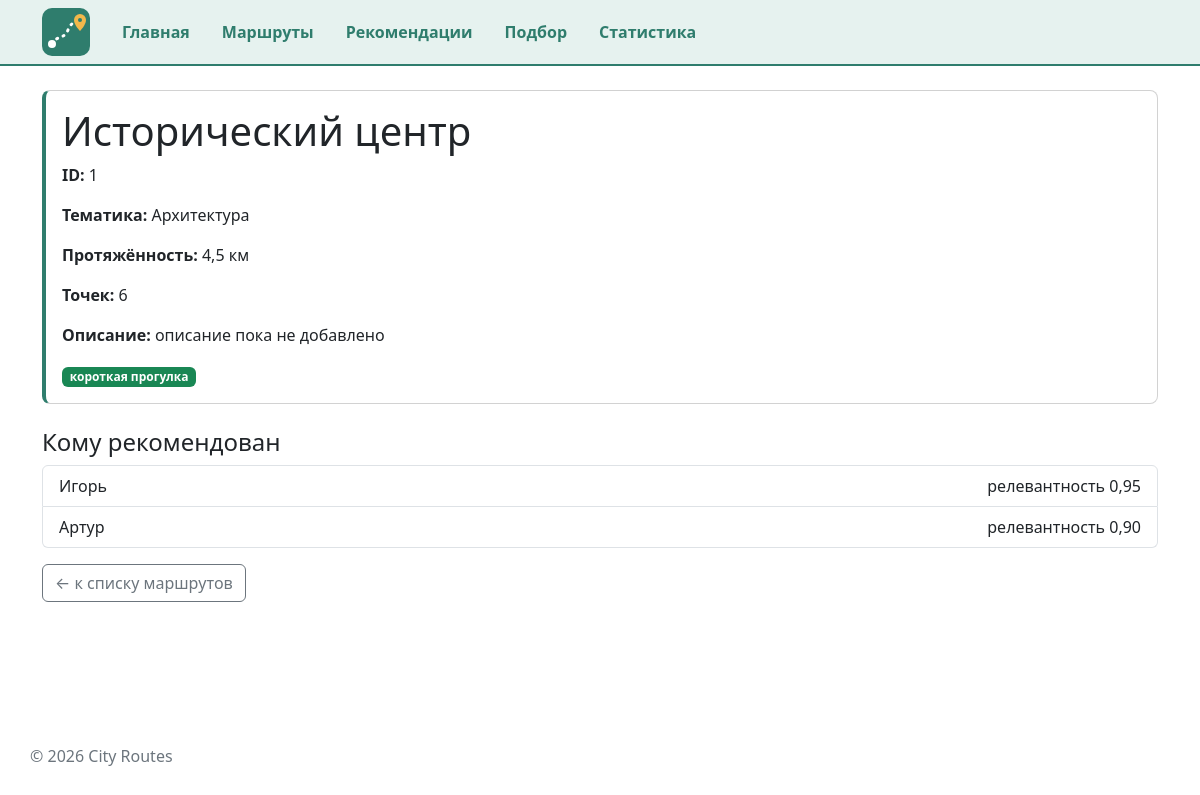
Screenshot of /routes/1/ with the database file from the repository.
### routes/views.py (the view)
# urls.py: path("<int:route_id>/", views.route_detail, name="detail"),
def route_detail(request, route_id):
    route = fetch_one(ROUTE_SQL, (route_id,))
    context = {
        "route": route,
        "is_short": route is not None and route["length_km"] <= SHORT_WALK_KM,
        "users": fetch_all(ROUTE_USERS_SQL, (route_id,)) if route else [],
    }
    return render(
        request,
        "routes/route_detail.html",
        context,
        status=404 if route is None else 200,
    )

### db/database.py (called while the page is built)
def get_connection(db_path: Path = DB_PATH) -> sqlite3.Connection:
    conn = sqlite3.connect(db_path)
    conn.execute("PRAGMA foreign_keys = ON")
    return conn

def fetch_all(sql: str, params: tuple = (), db_path: Path = DB_PATH) -> list[sqlite3.Row]:
    conn = get_connection(db_path)
    conn.row_factory = sqlite3.Row
    try:
        return conn.execute(sql, params).fetchall()
    finally:
        conn.close()

def fetch_one(sql: str, params: tuple = (), db_path: Path = DB_PATH) -> sqlite3.Row | None:
    rows = fetch_all(sql, params, db_path)
    return rows[0] if rows else None

### routes/templates/routes/route_detail.html (shortened to what this page needs)
{% extends "base.html" %}
{% block content %}
    {% if route %}
        <div class="card route-card">
            <div class="card-body">
                <h1 class="card-title">{{ route.name }}</h1>
                <p class="card-text"><strong>ID:</strong> {{ route.id }}</p>
                <p class="card-text"><strong>Тематика:</strong> {{ route.interest|capfirst }}</p>
                <p class="card-text"><strong>Протяжённость:</strong> {{ route.length_km|floatformat:1 }} км</p>
                <p class="card-text"><strong>Точек:</strong> {{ route.points_count }}</p>
                <p class="card-text">
                    <strong>Описание:</strong>
                    {{ route.description|default:"описание пока не добавлено" }}
                </p>
                <p class="card-text">
                    {% if is_short %}
                        <span class="badge bg-success walk-badge">короткая прогулка</span>
                    {% else %}
                        <span class="badge bg-warning text-dark walk-badge">длинная прогулка</span>
                    {% endif %}
                </p>
            </div>
        </div>
        <h2 class="h4 mt-4">Кому рекомендован</h2>
        <ul class="list-group">
            {% for item in users %}
                <li class="list-group-item d-flex justify-content-between">
                    {{ item.user_name }}
                    <span>релевантность {{ item.score|floatformat:2 }}</span>
                </li>
            {% empty %}
                <li class="list-group-item">Активных рекомендаций нет.</li>
            {% endfor %}
        </ul>
    {% else %}
        <h1 class="text-danger">Маршрут не найден</h1>
        <p>Маршрута с указанным идентификатором нет.</p>
    {% endif %}
    <a href="{% url 'routes:list' %}" class="btn btn-outline-secondary mt-3">← к списку маршрутов</a>
{% endblock %}

### homepage/static/homepage/css/style.css (style rules this page uses)
:root { --route-accent: #2f7d6d; --route-accent-soft: #e6f2ef; }
body { min-height: 100vh; display: flex; flex-direction: column; }
.route-card { border-left: 4px solid var(--route-accent); border-radius: 8px; }
.rec-status, .walk-badge { font-weight: 600; }

### rows the page displays
routes: name "Исторический центр"
interests: interest "Архитектура"
users: user_name "Игорь", score "0,95"
users: user_name "Артур", score "0,90"

### other values shown
{{ route.id }} "1"
{{ route.length_km|floatformat:1 }} "4,5"
{{ route.points_count }} "6"
{{ route.description|default:"описание пока не добавлено" }} "описание пока не добавлено"
